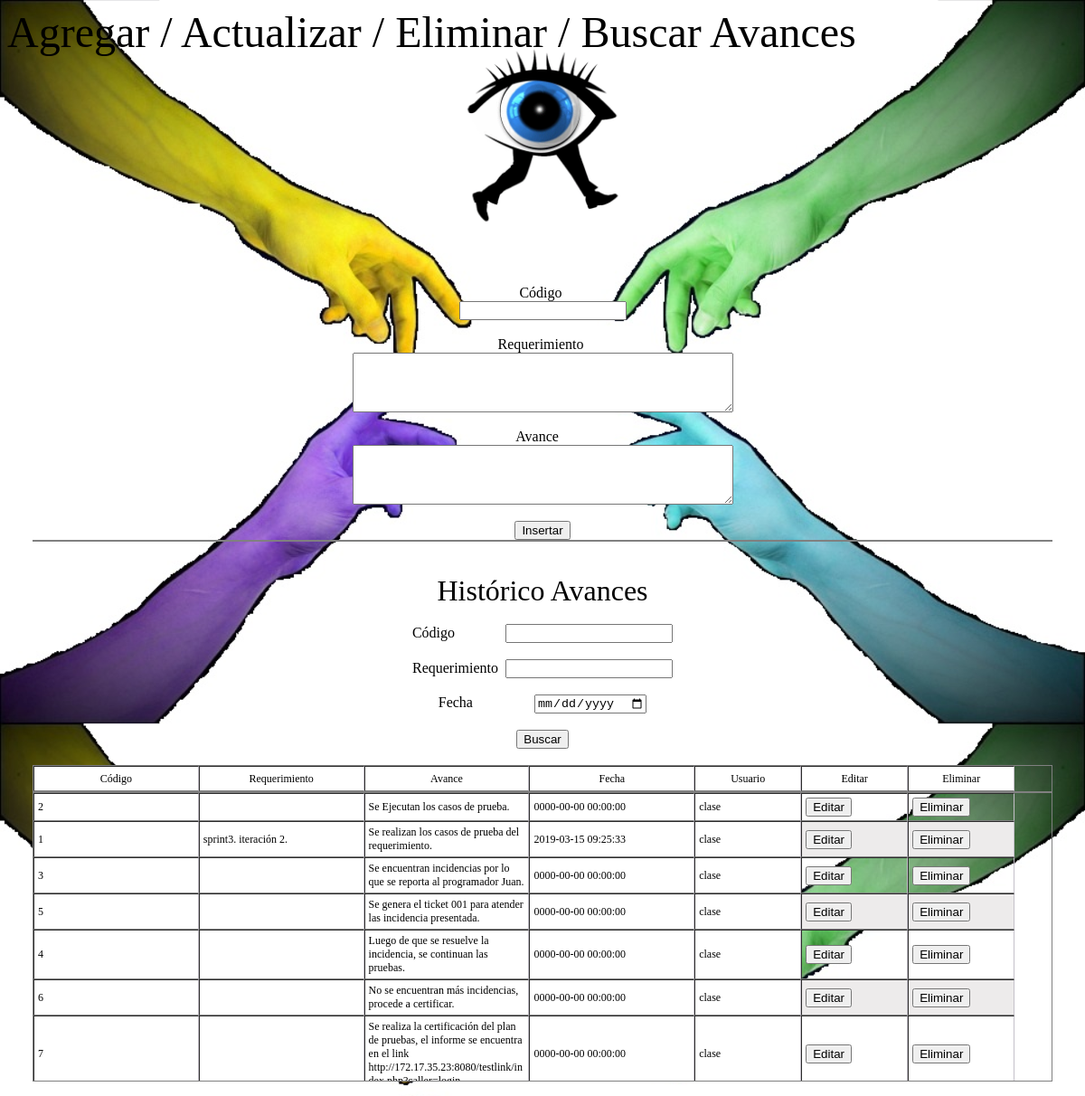
/avance1.php (signed in), run on the app's committed database.
### tables this page shows
CREATE TABLE tbavances (
  id int(11) NOT NULL AUTO_INCREMENT,
  codigo int(11) NOT NULL,
  requerimiento varchar(50) NOT NULL,
  avance longtext NOT NULL,
  fecha datetime NOT NULL,
  id_usuario INT NOT NULL,
  porcentaje_avance int(3) NOT NULL,
  PRIMARY KEY(id),
  FOREIGN KEY (id_usuario) REFERENCES usuarios(id)
);

CREATE TABLE `usuarios` (
  `id` int(11) NOT NULL AUTO_INCREMENT,
  `nombre` varchar(300) NOT NULL,
  `apellidos` varchar(300) NOT NULL,
  `usuarios` varchar(50) NOT NULL,
  `clave` varchar(50) NOT NULL,
  PRIMARY KEY(id)
);

### avance1.php (the view, shortened to what this page needs)
<?php
include('bd/conexion_log.php');
$codigoParam = null;
$requerimientoParam = null;
$fechaParam = null;
	$fechaParam = $_GET['fechaParam'];?>
<html>
	<head>
	</head>
	<body>
		<marquee><font size="7" color="black">Agregar / Actualizar / Eliminar / Buscar Avances</font></marquee>
		<br /><br />
		<div class="container">
			<div class="div-img">
				<img class="img" src="img/logo.gif" title="ava" alt="ava">
			</div>
		</div>
		<br /><br /><br /><br />
		<br /><br /><br /><br />
		<br /><br /><br /><br />
		<center>
			<form name="form" id="form"  action="" method="post" onsubmit="return false;">
				<font color="black">Código</font>&nbsp;<br />
				<input type="text" name="codigo" id="codigo" required>
				<br /><br />
				<font color="black">Requerimiento</font>&nbsp;<br />
				<textarea name="requerimiento" id="requerimiento" rows="4"  cols="50"></textarea>
				<br /><br />
				<font color="black">Avance</font>&nbsp; &nbsp;<br />
				<textarea name="avance" id="avance" rows="4"  cols="50"></textarea>
				<br /><br />
				<table>
					<tr>
						<input type="submit" name="bti" value="Insertar" onclick="insertar();" >
					</tr>
				</table>
				<br /><br />
				<font size=6 color="black">Histórico Avances</font>
				<br /><br />
				<font>Código</font>
				<input type="text" id="buscarXCodigo" name="buscarXCodigo" value="<?php echo $codigoParam?>" /><br /><br />
				<font>Requerimiento</font>&nbsp;
				<input type="text" id="buscarXRequerimiento" name="buscarXRequerimiento" value="<?php echo $requerimientoParam?>" /><br /><br />
				<font>Fecha</font>
				<input type="date" id="buscarXfecha" name="buscarXfecha" value="<?php echo $fechaParam?>" /><br /><br />
				<button id="buscar" value="Buscar" onclick="buscarAvance();">Buscar</button><br /><br />
				<?php
				$sqlCodigo = '';
				$sqlRequerimiento = '';
				$sqlFecha = '';
				$sql = "SELECT av.*, us.usuarios
					FROM tbavances av
						JOIN usuarios us ON av.id_usuario = us.id
					WHERE 1 = 1"
						. $sqlCodigo
						. $sqlRequerimiento
						. $sqlFecha . "
					ORDER BY av.id";
				$result = $conn->query($sql);
				$total = $result->num_rows;
				if ($total > 0) {?>
					<table border="1">
						<tr>
							<td align="center" bgcolor="white">Código</td>
							<td align="center" bgcolor="white">Requerimiento</td>
							<td align="center" bgcolor="white">Avance</td>
							<td align="center" bgcolor="white">Fecha</td>
							<td class="tdAction" align="center" bgcolor="white">Usuario</td>
							<td class="tdAction" align="center" bgcolor="white">Editar</td>
							<td class="tdAction" align="center" bgcolor="white">Eliminar</td>
						</tr>
					</table>
					<table border="1"><?php
						for ($i = 1; $i <= $total;$i++) {
							$row = $result->fetch_assoc();
							$id_c = $row["id"];
							$codigo_c = $row["codigo"];
							$requerimiento_c = $row["requerimiento"];
							$avance_c = $row["avance"];
							$fecha_c = $row["fecha"];
							$idUsuario = $row["usuarios"];?>
							<tr>
								<td bgcolor="white"><?php echo $codigo_c?></td>
								<td bgcolor="white"><?php echo utf8_encode($requerimiento_c)?></td>
								<td bgcolor="white"><?php echo utf8_encode($avance_c)?></td>
								<td bgcolor="white"><?php echo $fecha_c?></td>
								<td class="tdAction" bgcolor="white"><?php echo $idUsuario?></td>
								<td class="tdAction"><input type=button value='Editar' onclick="editar('<?php echo $id_c?>',
								'<?php echo $codigo_c?>', '<?php echo base64_encode($avance_c)?>',
								'<?php echo base64_encode($requerimiento_c)?>', '<?php base64_encode($fecha_c)?>');">
								</td>
								<td class="tdAction"><input type=button value='Eliminar' onclick="eliminar('<?php echo $id_c?>');"></td>
							</tr><?php
						}?>
					</table><?php
				}?>
			</form>
		</center>
	</body>
</html>

### css/estilos.css (style rules this page uses)
.container { width: 200px; height: 200px; position: absolute; left: 0; right: 0; margin: 0 auto; top: 20px; }
.div-img { display: block; margin-left: auto; margin-right: auto; }
.div-img .img { display: block; margin-left: auto; margin-right: auto; width: 100%; transform: scale(1); -ms-transform: scale(1); -moz-transform: scale(1); -webkit-transform: scale(1); -o-transform: scale(1); -webkit-transition: all 500ms ease-in-out; -moz-transition: all 500ms ease-in-out; -ms-transition: all 500ms ease-in-out; -o-transition: all 500ms ease-in-out; }

### avance1.php (style rules this page uses)
html { background: url(img/fondo.jpg); background-size: 100%; }
table { border-spacing: 0; display: flex; max-height: 40vh; overflow-y: auto; overflow-x: auto; table-layout: fixed; width: 94vw; border:1px solid gray; }
th,td { font-weight: normal; margin: 0; max-width: 14.4vw; min-width: 14.4vw; word-wrap: break-word; font-size: 12px; height: 3.5vh !important; padding: 4px; border-right: 1px solid #c4c0c9; }
td.tdAction { max-width: 9vw; min-width: 9vw; }
tr:nth-child(2n) { background: none repeat scroll 0 0 #edebeb; }

### data on the page
tbavances: codigo "2", avance "Se Ejecutan los casos de prueba.", fecha "0000-00-00 00:00:00", id_usuario.usuarios "clase"
tbavances: codigo "1", requerimiento "sprint3. iteración 2.", avance "Se realizan los casos de prueba del requerimiento.", fecha "2019-03-15 09:25:33", id_usuario.usuarios "clase"
tbavances: codigo "3", avance "Se encuentran incidencias por lo que se reporta al programador Juan.", fecha "0000-00-00 00:00:00", id_usuario.usuarios "clase"
tbavances: codigo "5", avance "Se genera el ticket 001 para atender las incidencia presentada.", fecha "0000-00-00 00:00:00", id_usuario.usuarios "clase"
tbavances: codigo "4", avance "Luego de que se resuelve la incidencia, se continuan las pruebas.", fecha "0000-00-00 00:00:00", id_usuario.usuarios "clase"
tbavances: codigo "6", avance "No se encuentran más incidencias, procede a certificar.", fecha "0000-00-00 00:00:00", id_usuario.usuarios "clase"
tbavances: codigo "7", avance "Se realiza la certificación del plan de pruebas, el informe se encuentra en el link…", fecha "0000-00-00 00:00:00", id_usuario.usuarios "clase"
